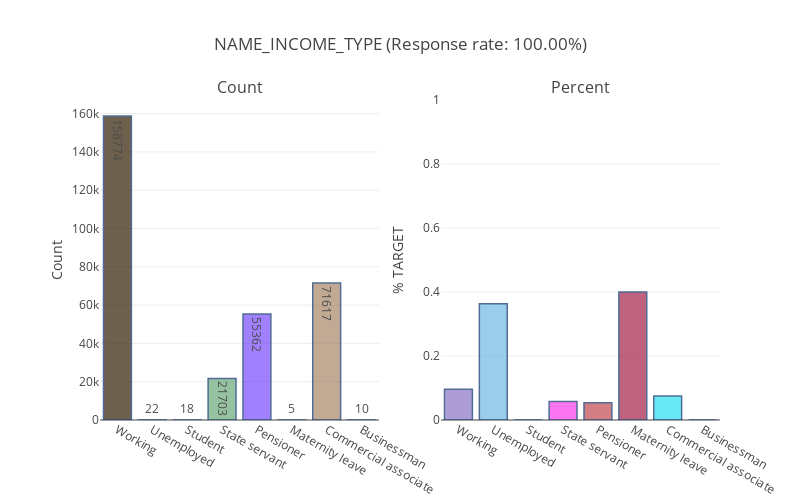

The cell this chart's notebook holds for it:
### Markdown cell above
### <a id='2_1_6'>2.1.6. Income type</a>

### Code cell
temp_col = features_dtype_object[5]
plot_count_percent_for_object(application_train, temp_col)

### Figure 1 — Plotly figure (JSON) as saved in the notebook; plotly's stock layout.template omitted (floating-point values rounded to 4 significant figures)
{"data": [{"marker": {"color": ["#301E02", "#81AF72", "#84A585", "#69A978", "#784BFC", "#274C6B", "#A78568", "#DB716C", "#A807A9", "#D1463B", "#8F3242", "#53AE34", "#BBFA48", "#4BAEBE", "#41A20D", "#0B7996", "#1072D1", "#FCEFC2", "#D66851", "#CB1056", "#EC94A9", "#223518", "#DAD626", "#B42EDF", "#03328C", "#75B45B", "#0C0B14", "#993A07", "#970798", "#CFE686", "#17B8DA", "#31633F", "#175C57", "#B24074", "#652C62", "#F0F221", "#6CDE59", "#432BA5", "#3D3299", "#98C420", "#0E43B3", "#9CD6A0", "#50D019", "#3E83FF", "#01CED6", "#4E531D", "#5319F7", "#E12C6C", "#53B795", "#34A366", "#ED84FE", "#66B74B", "#B6D2A6", "#CBCD62", "#D1D66B", "#427527", "#88D816", "#7540A2", "#6C3E54", "#772EE2", "#0E25D0", "#3612E3", "#C67213", "#CBAEB4", "#D31C60", "#F59B51", "#02437F", "#B02329", "#C9B70D", "#4754BD", "#0F5CE8", "#0B2ACB", "#D9DB21", "#658FD1", "#2FCC1D", "#14B5A8", "#4A2AB8", "#6F8EF8", "#7E1550", "#18064A", "#157FB6", "#487727", "#392DB8", "#8542AB", "#EBD07C", "#768D80", "#F75CEC", "#D02299", "#85CAA6", "#BA4A56", "#99903B", "#00E41C", "#F81C03", "#B3287A", "#0D79FE", "#1B93AF", "#A2A8DA", "#C89AA6", "#E92948", "#D54353"], "line": {"color": "rgb(8,48,107)", "width": 1.5}}, "name": "Percent", "opacity": 0.7, "orientation": "v", "text": [158774, 22, 18, 21703, 55362, 5, 71617, 10], "textfont": {"color": "rgb(0, 0, 0)", "size": 12}, "textposition": "auto", "type": "bar", "x": ["Working", "Unemployed", "Student", "State servant", "Pensioner", "Maternity leave", "Commercial associate", "Businessman"], "xaxis": "x1", "y": [158774, 22, 18, 21703, 55362, 5, 71617, 10], "yaxis": "y1"}, {"marker": {"color": ["#8A74C6", "#6FB8E1", "#003DD8", "#FD3DEC", "#C0484E", "#A42148", "#27DFEE", "#6B229E", "#805EDC", "#5BE090", "#39DDF8", "#4D104D", "#589114", "#8D8B5B", "#27D9C8", "#8F8828", "#382CEE", "#58659B", "#AB3E09", "#49EB73", "#EC2BFC", "#F1AEA2", "#77D9B1", "#EB51DB", "#273E06", "#6BF832", "#B7E121", "#59031A", "#278364", "#D2CF68", "#E22B59", "#E7B1FD", "#1A74AC", "#F761AA", "#F6A832", "#2AB7E6", "#456291", "#6FE285", "#114A30", "#6AE2A7", "#5C4082", "#959DCA", "#95AB19", "#5DB989", "#BB6864", "#3A183C", "#0DD328", "#F7FC8B", "#2F64C7", "#583F24", "#1F1D45", "#74B1DC", "#6C739A", "#3DEE1C", "#E030EA", "#3A0CF2", "#0FED61", "#C8C282", "#184197", "#384AF3", "#740700", "#3D6170", "#F8EBE1", "#D2B83A", "#62EEE7", "#EA8A4E", "#19614E", "#2454B8", "#1F5889", "#32402F", "#AF31D3", "#7D5C58", "#69D0C5", "#366FA4", "#E0BD45", "#1AAB0B", "#C113EF", "#2C3C49", "#A2DFCF", "#B306D3", "#8D8269", "#21B55E", "#32CBBF", "#4622C3", "#A90338", "#2EB967", "#5270C1", "#CBDB18", "#3A2373", "#83B071", "#EFCE34", "#FEBB87", "#9868C2", "#DE85AA", "#A3072A", "#7E70D1", "#19F2FA", "#6E3B8E", "#454534", "#308E96"], "line": {"color": "rgb(8,48,107)", "width": 1.5}}, "opacity": 0.7, "orientation": "v", "text": [["Working", 0.09588], ["Unemployed", 0.3636], ["Student", 0], ["State servant", 0.05755], ["Pensioner", 0.05386], ["Maternity leave", 0.4], ["Commercial associate", 0.07484], ["Businessman", 0]], "textfont": {"color": "rgb(0, 0, 0)", "size": 12}, "textposition": "auto", "type": "bar", "x": ["Working", "Unemployed", "Student", "State servant", "Pensioner", "Maternity leave", "Commercial associate", "Businessman"], "xaxis": "x2", "y": [0.09588, 0.3636, 0, 0.05755, 0.05386, 0.4, 0.07484, 0], "yaxis": "y2"}], "layout": {"annotations": [{"font": {"size": 16}, "showarrow": false, "text": "Count", "x": 0.225, "xanchor": "center", "xref": "paper", "y": 1, "yanchor": "bottom", "yref": "paper"}, {"font": {"size": 16}, "showarrow": false, "text": "Percent", "x": 0.775, "xanchor": "center", "xref": "paper", "y": 1, "yanchor": "bottom", "yref": "paper"}], "height": 500, "margin": {"l": 100}, "showlegend": false, "title": "NAME_INCOME_TYPE (Response rate: 100.00%)", "width": 800, "xaxis1": {"anchor": "y1", "domain": [0, 0.45]}, "xaxis2": {"anchor": "y2", "domain": [0.55, 1]}, "yaxis1": {"anchor": "x1", "domain": [0, 1], "title": "Count"}, "yaxis2": {"anchor": "x2", "domain": [0, 1], "range": [0, 1], "title": "% TARGET"}}}
